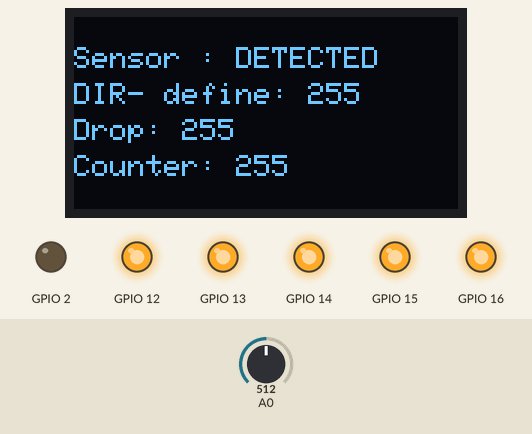
This sketch was run on a simulated ESP8266 (NodeMCU). Parts: 128×64 one-colour display, output pins drawn as LEDs (lit = HIGH). Inputs (shaded band) come from the test bench; at power-on: A0 = 512. WiFi joins after 1.5 s; servers stay silent unless stated; EEPROM starts erased; what the sketch prints to the serial monitor is not drawn.

Above: at 6.7 s.
6.8 s: A0 set to 490
At 8.0 s:
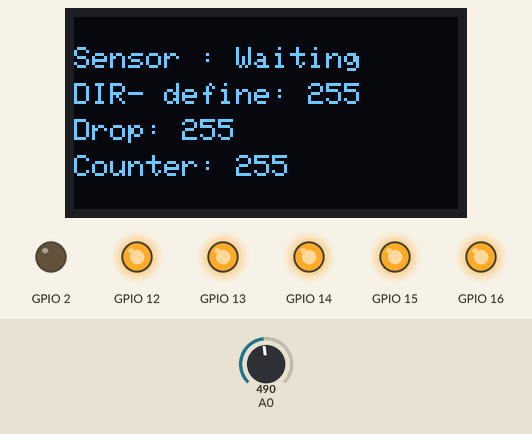
8.3 s: A0 set to 510
At 9.5 s:
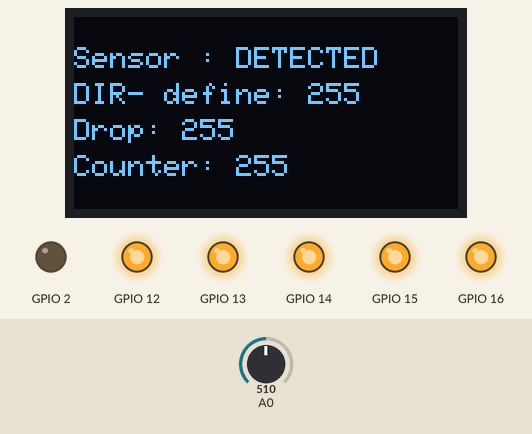
9.8 s: A0 set to 306
At 10.7 s:
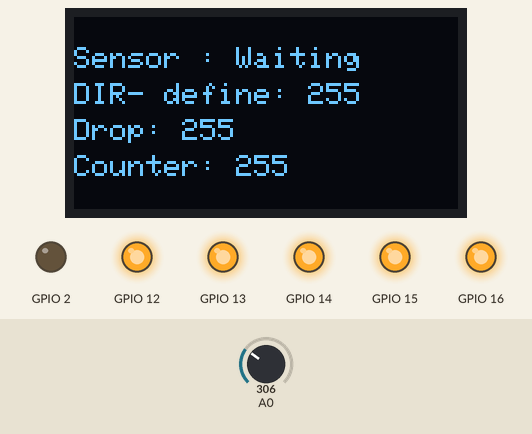
11.3 s: A0 set to 511
At 11.9 s:
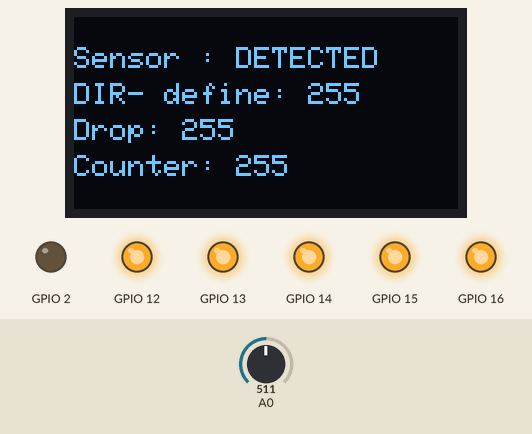
Timing chart, 0 to 13.8 s (numbered marks = the images above; inputs shaded):
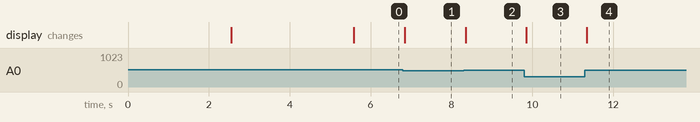

The sketch:

maskflip.ino
```cpp
// OTA settings
#include <ESP8266WiFi.h>
#include <ESP8266mDNS.h>
#include <WiFiUdp.h>
#include <ArduinoOTA.h>
#ifndef STASSID
#define STASSID "Savewo Lab"
#define STAPSK  "KenKen2022-"
#endif
const char* ssid = STASSID;
const char* password = STAPSK;

// OLED settings
#include <Wire.h>
#include <Adafruit_GFX.h>
#include <Adafruit_SH110X.h>
#define i2c_Address 0x3c //initialize with the I2C addr 0x3C
#define SCREEN_WIDTH 128 // OLED display width, in pixels
#define SCREEN_HEIGHT 64 // OLED display height, in pixels
#define OLED_RESET -1   //   QT-PY / XIAO
Adafruit_SH1106G display = Adafruit_SH1106G(SCREEN_WIDTH, SCREEN_HEIGHT, &Wire, OLED_RESET);

// EEPROM settings
#include <EEPROM.h>

int drop = 0;
int counter = 0;
int define = 0;
int signalVal = 0;
int sw = 0;
int define_address = 0;
int drop_address = 1;

// the setup function runs once when you press reset or power the board
void setup() {
  Serial.begin(9600);
  EEPROM.begin(512);

  WiFi.mode(WIFI_STA);
  WiFi.begin(ssid, password);
  pinMode(2, OUTPUT);
  if(WiFi.waitForConnectResult() != WL_CONNECTED) {
    Serial.println("Connection Failed! LED off");
    digitalWrite(2, HIGH);
  }else{
    digitalWrite(2, LOW);
  }
  // ArduinoOTA.setPort(8266);
  ArduinoOTA.setHostname("SAVEWO_8266");
  ArduinoOTA.onStart([]() {
    String type;
    if (ArduinoOTA.getCommand() == U_FLASH) {
      type = "sketch";
    } else { // U_FS
      type = "filesystem";
    }
    Serial.println("Start updating " + type);
  });
  ArduinoOTA.onEnd([]() {
    Serial.println("\nEnd");
  });
  ArduinoOTA.onProgress([](unsigned int progress, unsigned int total) {
    Serial.printf("Progress: %u%%\r", (progress / (total / 100)));
  });
  ArduinoOTA.onError([](ota_error_t error) {
    Serial.printf("Error[%u]: ", error);
    if (error == OTA_AUTH_ERROR) {
      Serial.println("Auth Failed");
    } else if (error == OTA_BEGIN_ERROR) {
      Serial.println("Begin Failed");
    } else if (error == OTA_CONNECT_ERROR) {
      Serial.println("Connect Failed");
    } else if (error == OTA_RECEIVE_ERROR) {
      Serial.println("Receive Failed");
    } else if (error == OTA_END_ERROR) {
      Serial.println("End Failed");
    }
  });
  ArduinoOTA.begin();
  Serial.println("Ready");
  Serial.print("IP address: ");
  Serial.println(WiFi.localIP());
  delay(1000);

  // read eeprom
  define = EEPROM.read(define_address);
  drop = EEPROM.read(drop_address);

  // OLED Start
  display.begin(i2c_Address, true);
  display.clearDisplay();
  display.setTextSize(2);
  display.setTextColor(1);
  display.setCursor(0,15);
  display.print("SAVEWO");
  display.display();
  delay(3000);

  // + button
  pinMode(12, OUTPUT);
  digitalWrite(12, HIGH);

  // - button
  pinMode(13, OUTPUT);
  digitalWrite(13, HIGH);

  // switch button
  pinMode(14, OUTPUT);
  digitalWrite(14, HIGH);

  // Step-
  pinMode(15, OUTPUT);
  digitalWrite(15, HIGH);

  // DIR-
  pinMode(16, OUTPUT);
  digitalWrite(16, HIGH);

}


// the loop function runs over and over again forever
void loop() {

  ArduinoOTA.handle();

  // 12V_Signal
  signalVal = analogRead(A0);
  //Serial.print("A0 = ");
  //Serial.println(signalVal);

  // drop + 1
  if(digitalRead(12) == LOW && drop < 50){
    delay(300);
    drop++;
    EEPROM.write(drop_address, drop);
    EEPROM.commit();
    delay(1);
    //Serial.print("drop = ");
    //Serial.println(drop);
  }

  // drop - 1
  if(digitalRead(13) == LOW && drop > 0){
    delay(300);
    drop--;
    EEPROM.write(drop_address, drop);
    EEPROM.commit();
    delay(1);
    //Serial.print("drop = ");
    //Serial.println(drop);
  }

  // DIR- define switch
  if(digitalRead(14) == LOW && sw == 0){
    // making voltage low to turn led off
    digitalWrite(16, LOW);
    define = 1;
    sw = 1;
    EEPROM.write(define_address, define);
    EEPROM.commit();
    delay(300);
    //Serial.println(define);
  }
  else if(digitalRead(14) == LOW && sw == 1){
    // making voltage high to turn led on
    digitalWrite(16, HIGH);
    define = 0;
    sw = 0;
    EEPROM.write(define_address, define);
    EEPROM.commit();
    delay(300);
    //Serial.println(define);
  }


  // counter = drop when 12V signal received
  if(signalVal > 500){
    counter = drop;
    //Serial.print("counter = ");
    //Serial.println(counter);
  }


  // counter - 1 when Step- is connected to GND
  if(digitalRead(15) == LOW && counter > 0){
    delay(300);
    counter--;
    //Serial.print("counter = ");
    //Serial.println(counter);
    }

  // switch DIR when 12V signal received and counter = 0
  if(define == 0){
    if(counter > 0){
      digitalWrite(16, HIGH);
    }
    else{
      digitalWrite(16, LOW);
      }
    }
  else if(define == 1){
    if(counter > 0){
      digitalWrite(16, LOW);
    }
    else{
      digitalWrite(16, HIGH);
    }
  }

  // display test
  display.clearDisplay();
  display.setTextSize(1);
  display.setTextColor(1);
  display.setCursor(0,10);
  if(signalVal < 500){
    display.print("Sensor : Waiting");
  }
  if(signalVal > 500){
    display.print("Sensor : DETECTED");
  }
  display.setCursor(0,22);
  display.print("DIR- define: ");
  display.println(define);
  display.setCursor(0,34);
  display.print("Drop: ");
  display.println(drop);
  display.setCursor(0,46);
  display.print("Counter: ");
  display.println(counter);
  display.display();
  delay(1);
}
```

Measured:
- after the input at 6.8 s, the display: changes after 0.05 s (image 1)
- after the input at 8.3 s, the display: changes after 0.05 s (image 2)
- after the input at 9.8 s, the display: changes after 0.05 s (image 3)
- after the input at 11.3 s, the display: changes after 0.05 s (image 4)
